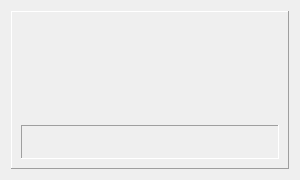
<?xml version="1.0" encoding="UTF-8"?>
<ui version="4.0">
 <class>progressDialog</class>
 <widget class="QWidget" name="progressDialog">
  <property name="geometry">
   <rect>
    <x>0</x>
    <y>0</y>
    <width>300</width>
    <height>180</height>
   </rect>
  </property>
  <property name="minimumSize">
   <size>
    <width>300</width>
    <height>180</height>
   </size>
  </property>
  <property name="maximumSize">
   <size>
    <width>300</width>
    <height>180</height>
   </size>
  </property>
  <property name="windowTitle">
   <string>Form</string>
  </property>
  <layout class="QGridLayout" name="gridLayout">
   <item row="0" column="0">
    <widget class="QFrame" name="frame">
     <property name="styleSheet">
      <string notr="true"/>
     </property>
     <property name="frameShape">
      <enum>QFrame::Panel</enum>
     </property>
     <property name="frameShadow">
      <enum>QFrame::Raised</enum>
     </property>
     <layout class="QVBoxLayout" name="verticalLayout">
      <item>
       <spacer name="verticalSpacer">
        <property name="orientation">
         <enum>Qt::Vertical</enum>
        </property>
        <property name="sizeHint" stdset="0">
         <size>
          <width>20</width>
          <height>40</height>
         </size>
        </property>
       </spacer>
      </item>
      <item>
       <widget class="QFrame" name="progressFrame">
        <property name="maximumSize">
         <size>
          <width>16777215</width>
          <height>50</height>
         </size>
        </property>
        <property name="frameShape">
         <enum>QFrame::Panel</enum>
        </property>
        <property name="frameShadow">
         <enum>QFrame::Sunken</enum>
        </property>
        <layout class="QHBoxLayout" name="horizontalLayout">
         <item>
          <widget class="QLabel" name="progressText">
           <property name="text">
            <string/>
           </property>
           <property name="alignment">
            <set>Qt::AlignCenter</set>
           </property>
          </widget>
         </item>
        </layout>
       </widget>
      </item>
     </layout>
    </widget>
   </item>
  </layout>
 </widget>
 <resources/>
 <connections/>
</ui>
